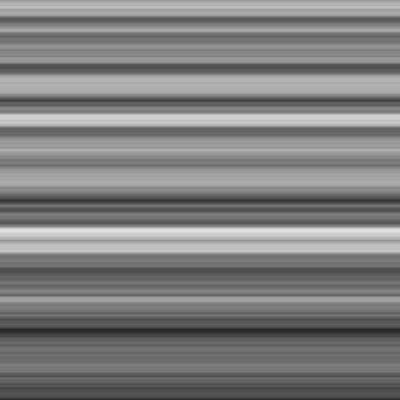
Frame 1 (no input)
Frame 60 (the mouse pressed at the canvas centre just before this capture): identical to frame 1, image omitted
Frame 120 (the mouse held since frame 60 and released just before this capture): identical to frame 1, image omitted

The Processing sketch that drew this single still picture (run headless with seeded random() and noise(); from frame 60 on, the mouse is pressed at the canvas centre):

// Processing sketch: natureofcode_07_2D_Noise
// ── natureofcode_07_2D_Noise.pde
/*
nature of code

07. 2D Noise

created 2017.2.2.
by Wool(wool@wool.pe.ksr)

reference - Daniel Shiffman, The Nature of Code(2012)
*/
float t = 0;

void setup() {
  size(400,400);
}
void draw() {
  //Random noise
  /*
  loadPixels();
  for(int x = 0; x < width; x++) {
    for(int y = 0; y < height; y++) {
      float bright = random(255);
      pixels[x+y*width] = color(bright);
    }
  }
  updatePixels();*/
  float xoff = 0.0;
  loadPixels();
  for(int x = 0; x < width; x++) {
    float yoff= 0.0;
    for(int y = 0; y < height; y++) {
      float bright = map(noise(xoff,yoff), 0, 1, 0, 255);
      pixels[x+y*width] = color(bright);
      yoff += 0.1;
    }
  }
  updatePixels();
  xoff += 0.1;
}
